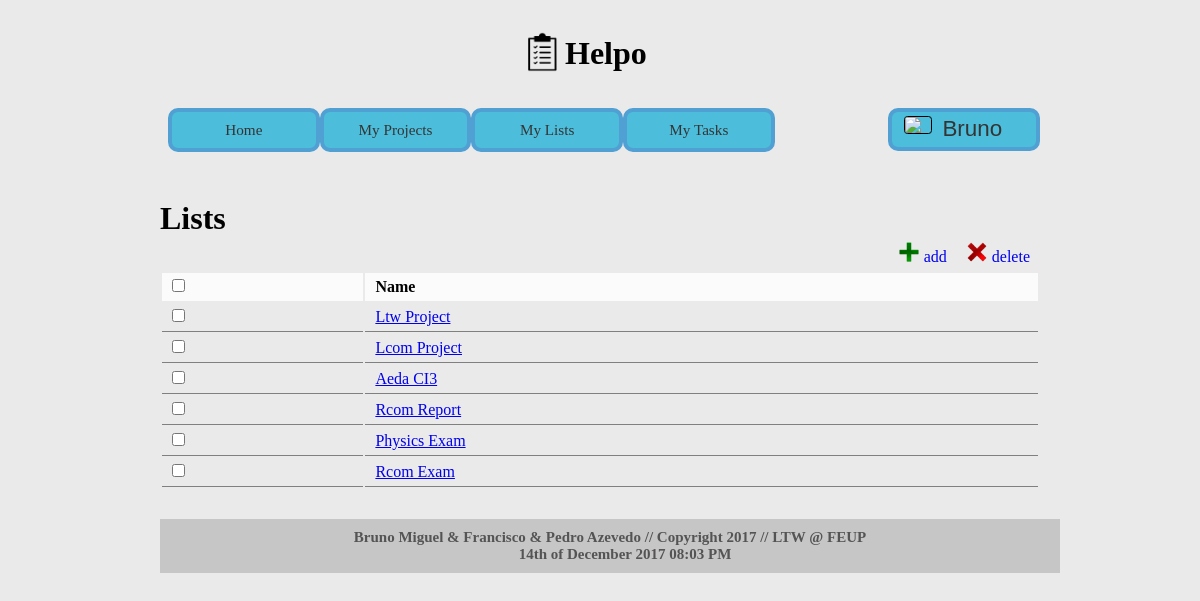
Screenshot of /todolists.php?id=3 (signed in) with the database file from the repository.
### tables this page shows
CREATE TABLE lists (
	list_id		INTEGER PRIMARY KEY AUTOINCREMENT,
	list_name	VARCHAR(30) NOT NULL,
	user_id		INTEGER REFERENCES users NOT NULL
);

### database/db.php (called while the page is built, shortened)
<?php
    class Database {
        private $database;
        public function __construct($sqlite_file_path) {
            try {
                $this->base_path = $_SERVER['SERVER_NAME'] . $_SERVER['PHP_SELF'];
                $this->database = new PDO('sqlite:' . $sqlite_file_path);
                $this->database->setAttribute(PDO::ATTR_ERRMODE, PDO::ERRMODE_EXCEPTION);
            }
            catch (PDOException $e) {
                echo 'Connection to database failed: ' . $e->getMessage();
            }
        }
        public function getListsFromUserId($user_id)
        {
            $statement = $this->database->prepare('SELECT * FROM lists WHERE user_id= ?');
            $statement->execute(array($user_id));
            return $statement->fetchAll();
        }
    }
?>

### templates/html_lists.php (the view)
<?php
include_once('./database/db.php');
$db = new Database('./database/helpo.db');
$todolists = $db->getListsFromUserId($_GET['id']);
?>
<form>
  <table class="list listslist" id="<? echo $todolist_section; ?>table">
    <tr>
      <td><input class="checkboxcontrol" type="checkbox"/></td>
      <td>Name</td>
    </tr><?
    foreach ($todolists as $todolist) {
      echo '<tr>';
      echo '<td><input id="' . $todolist['list_id'] . '" type="checkbox"/></td>';
      echo '<td><a id="' . $todolist['list_name'] . '"href="tasks.php?id=' . $todolist['list_id'] . '">' . $todolist['list_name'] . '</a></td>';
      echo '</tr>';
    }
?></table>
</form>

### css/profile_header.css (style rules this page uses)
* { margin: 0px; font-family: Trebuchet MS; }
body { margin: 2em 10em 3em 10em; background-color: #eaeaea; position: relative; }
.list { width: 100%; float: left; margin-top: 5px; }
.list tr td { padding: 5px 10px; }
.list tr:first-child td { font-weight: bold; background-color: rgba(255, 255, 255, 0.8); }
.list tr:not(:first-child) td { border-bottom: 1px gray solid; }

### rows the page displays
lists: list_name "Ltw Project"
lists: list_name "Lcom Project"
lists: list_name "Aeda CI3"
lists: list_name "Rcom Report"
lists: list_name "Physics Exam"
lists: list_name "Rcom Exam"

### other values shown
$_SESSION['username'] "Bruno"
